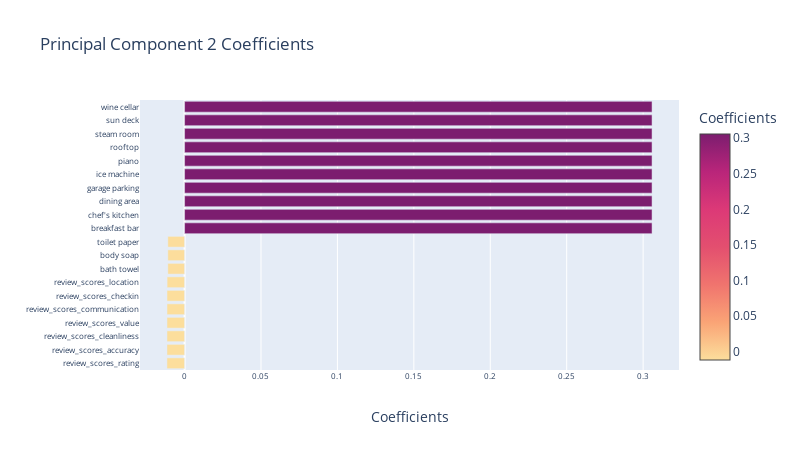

This figure's notebook cell:
### Markdown cell above
## Component 2

### Code cell
fig_2 = plot_pca_dim(pca, f_val_features, 1, 10)
fig_2

### Figure 1 — Plotly figure (JSON) as saved in the notebook; plotly's stock layout.template omitted (floating-point values rounded to 4 significant figures)
{"data": [{"alignmentgroup": "True", "hoverlabel": {"namelength": 0}, "hovertemplate": "Coefficients=%{marker.color}<br>=%{y}", "legendgroup": "", "marker": {"cmax": 0.3058, "cmin": -0.01153, "color": [-0.01153, -0.01151, -0.0115, -0.0115, -0.01149, -0.01148, -0.01144, -0.01094, -0.01094, -0.01094, 0.3058, 0.3058, 0.3058, 0.3058, 0.3058, 0.3058, 0.3058, 0.3058, 0.3058, 0.3058], "colorbar": {"title": {"text": "Coefficients"}}, "colorscale": [[0, "rgb(252, 222, 156)"], [0.1667, "rgb(250, 164, 118)"], [0.3333, "rgb(240, 116, 110)"], [0.5, "rgb(227, 79, 111)"], [0.6667, "rgb(220, 57, 119)"], [0.8333, "rgb(185, 37, 122)"], [1, "rgb(124, 29, 111)"]], "showscale": true}, "name": "", "offsetgroup": "", "orientation": "h", "showlegend": false, "textposition": "auto", "type": "bar", "uid": "a5d88640-64ea-4bba-92f5-3824a3c9b398", "x": [-0.01153, -0.01151, -0.0115, -0.0115, -0.01149, -0.01148, -0.01144, -0.01094, -0.01094, -0.01094, 0.3058, 0.3058, 0.3058, 0.3058, 0.3058, 0.3058, 0.3058, 0.3058, 0.3058, 0.3058], "xaxis": "x", "y": ["review_scores_rating", "review_scores_accuracy", "review_scores_cleanliness", "review_scores_value", "review_scores_communication", "review_scores_checkin", "review_scores_location", "bath towel", "body soap", "toilet paper", "breakfast bar", "chef's kitchen", "dining area", "garage parking", "ice machine", "piano", "rooftop", "steam room", "sun deck", "wine cellar"], "yaxis": "y"}], "layout": {"barmode": "relative", "grid": {"xaxes": ["x"], "xgap": 0.1, "xside": "bottom", "yaxes": ["y"], "ygap": 0.1, "yside": "left"}, "height": 450, "legend": {"tracegroupgap": 0}, "title": {"text": "Principal Component 2 Coefficients"}, "width": 800, "xaxis": {"tickfont": {"size": 8}, "title": {"text": "Coefficients"}}, "yaxis": {"tickfont": {"size": 8}, "title": {"text": ""}}}}
